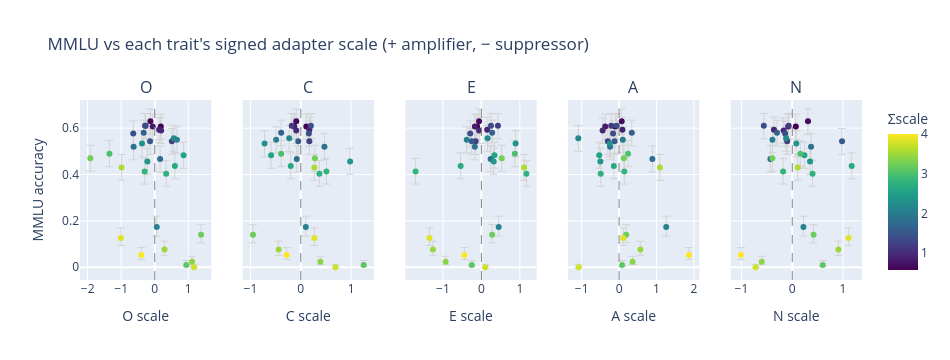

This figure's notebook cell:
### Code cell
import plotly.graph_objects as go
from plotly.subplots import make_subplots

# MMLU (y, shared) vs each trait's own signed adapter scale (x).
# Hover shows the combo slug + Σscale; points coloured by Σscale (shared colorbar).
_scale_map = {
    rec.slug: {t.letter: t.signed_scale for t in rec.traits}
    for rec in generate_design().configs
}
for _L in TRAITS:
    df[f"scale_{_L}"] = df["slug"].map(lambda s, _L=_L: _scale_map[s][_L])

if "mmlu_mean" not in df.columns or df["mmlu_mean"].notna().sum() == 0:
    print("No MMLU results yet — skipping plot.")
else:
    d = df.dropna(subset=["mmlu_mean"])
    fig = make_subplots(rows=1, cols=len(TRAITS), shared_yaxes=True, subplot_titles=list(TRAITS))
    for i, letter in enumerate(TRAITS, start=1):
        fig.add_trace(go.Scatter(
            x=d[f"scale_{letter}"], y=d["mmlu_mean"], mode="markers",
            marker=dict(size=6, color=d["sumscale"], coloraxis="coloraxis"),
            error_y=dict(
                type="data", symmetric=False,
                array=np.clip(d["mmlu_hi"] - d["mmlu_mean"], 0, None),
                arrayminus=np.clip(d["mmlu_mean"] - d["mmlu_lo"], 0, None),
                color="lightgray", thickness=1,
            ),
            text=d["slug"], customdata=d["sumscale"],
            hovertemplate="%{text}<br>" + letter
            + " scale=%{x:.2f}<br>MMLU=%{y:.3f}<br>Σscale=%{customdata:.2f}<extra></extra>",
            showlegend=False,
        ), row=1, col=i)
        fig.add_vline(x=0.0, line_dash="dash", line_color="gray", line_width=1, row=1, col=i)
        fig.update_xaxes(title_text=f"{letter} scale", row=1, col=i)
    fig.update_yaxes(title_text="MMLU accuracy", row=1, col=1)
    fig.update_layout(
        title="MMLU vs each trait's signed adapter scale (+ amplifier, − suppressor)",
        coloraxis=dict(colorscale="Viridis", colorbar=dict(title="Σscale")),
        height=360, width=950,
    )
    fig.show()

### Figure 1 — Plotly figure (JSON) as saved in the notebook; plotly's stock layout.template omitted (floating-point values rounded to 4 significant figures)
{"data": [{"customdata": [0.57, 0.66, 0.81, 0.9, 0.95, 1.16, 1.23, 1.36, 1.39, 1.54, 1.64, 1.8, 1.88, 2.02, 2.09, 2.17, 2.32, 2.37, 2.56, 2.65, 2.77, 2.84, 3.01, 3.12, 3.22, 3.25, 3.39, 3.47, 3.57, 3.76, 3.85, 4.0], "error_y": {"array": [0.05359, 0.05267, 0.05359, 0.05406, 0.05418, 0.05347, 0.05546, 0.05347, 0.05459, 0.05546, 0.05449, 0.05652, 0.05592, 0.05531, 0.04689, 0.05515, 0.05568, 0.05656, 0.0564, 0.05657, 0.0564, 0.05648, 0.05634, 0.01898, 0.04383, 0.0565, 0.02404, 0.03574, 0.05656, 0.01264, 0.04241, 0.03154], "arrayminus": [0.05629, 0.05596, 0.05629, 0.05642, 0.05645, 0.05625, 0.05656, 0.05625, 0.05653, 0.05656, 0.05652, 0.05568, 0.05643, 0.05657, 0.03863, 0.05658, 0.05652, 0.05546, 0.05598, 0.05497, 0.05395, 0.05428, 0.05608, 0.006593, 0.03473, 0.05574, 0.01199, 0.02504, 0.05479, 0.0, 0.03297, 0.02024], "color": "lightgray", "symmetric": false, "thickness": 1, "type": "data"}, "hovertemplate": "%{text}<br>O scale=%{x:.2f}<br>MMLU=%{y:.3f}<br>Σscale=%{customdata:.2f}<extra></extra>", "marker": {"color": [0.57, 0.66, 0.81, 0.9, 0.95, 1.16, 1.23, 1.36, 1.39, 1.54, 1.64, 1.8, 1.88, 2.02, 2.09, 2.17, 2.32, 2.37, 2.56, 2.65, 2.77, 2.84, 3.01, 3.12, 3.22, 3.25, 3.39, 3.47, 3.57, 3.76, 3.85, 4.0], "coloraxis": "coloraxis", "size": 6}, "mode": "markers", "showlegend": false, "text": ["OP0p18_CP0p11_EM0p11_AM0p10_NP0p07", "OM0p13_CM0p09_EM0p06_AP0p07_NP0p31", "OM0p06_CM0p13_EM0p17_AM0p37_NM0p08", "OP0p13_CP0p17_EP0p15_AP0p09_NM0p36", "OP0p19_CM0p09_EM0p06_AM0p44_NM0p17", "OM0p27_CM0p18_EP0p43_AM0p21_NM0p07", "OP0p51_CP0p17_EM0p15_AM0p30_NM0p10", "OM0p29_CP0p20_EP0p25_AM0p06_NM0p56", "OM0p64_CP0p16_EM0p29_AM0p16_NM0p14", "OM0p14_CM0p05_EM0p25_AM0p12_NP0p98", "OM0p33_CM0p39_EP0p28_AP0p34_NM0p30", "OP0p16_CM0p08_EP0p24_AP0p89_NM0p43", "OM0p63_CP0p47_EM0p17_AM0p24_NP0p37", "OP0p66_CM0p49_EM0p38_AP0p10_NM0p39", "OP0p06_CP0p10_EP0p45_AP1p26_NP0p22", "OP0p57_CM0p23_EP0p16_AM1p09_NM0p12", "OM0p38_CM0p72_EP0p89_AM0p25_NP0p08", "OM0p22_CP0p98_EP0p32_AM0p50_NP0p35", "OP0p86_CM0p59_EP0p34_AM0p53_NP0p24", "OP0p60_CM0p20_EM0p54_AM0p14_NP1p17", "OP0p34_CP0p37_EP1p17_AM0p49_NP0p40", "OM0p30_CP0p51_EM1p71_AP0p14_NM0p18", "OM1p35_CM0p39_EP0p87_AP0p24_NP0p16", "OP0p94_CP1p25_EM0p25_AP0p08_NP0p60", "OP1p38_CM0p95_EP0p28_AP0p19_NP0p42", "OM1p92_CP0p28_EP0p53_AP0p13_NM0p39", "OP1p11_CP0p39_EM0p93_AP0p36_NM0p60", "OP0p29_CM0p44_EM1p26_AP0p57_NP0p91", "OM0p99_CP0p27_EP1p11_AP1p09_NP0p11", "OP1p17_CP0p69_EP0p10_AM1p08_NM0p72", "OM1p01_CP0p27_EM1p35_AP0p11_NP1p11", "OM0p40_CM0p28_EM0p44_AP1p87_NM1p01"], "type": "scatter", "x": [0.18, -0.13, -0.06, 0.13, 0.19, -0.27, 0.51, -0.29, -0.64, -0.14, -0.33, 0.16, -0.63, 0.66, 0.06, 0.57, -0.38, -0.22, 0.86, 0.6, 0.34, -0.3, -1.35, 0.94, 1.38, -1.92, 1.11, 0.29, -0.99, 1.17, -1.01, -0.4], "xaxis": "x", "y": [0.6067, 0.63, 0.6067, 0.5933, 0.59, 0.61, 0.5433, 0.61, 0.5767, 0.5433, 0.58, 0.4667, 0.52, 0.55, 0.1733, 0.5567, 0.5333, 0.4567, 0.4833, 0.4367, 0.4033, 0.4133, 0.49, 0.01, 0.14, 0.47, 0.02333, 0.07667, 0.43, 0.0, 0.1267, 0.05333], "yaxis": "y"}, {"customdata": [0.57, 0.66, 0.81, 0.9, 0.95, 1.16, 1.23, 1.36, 1.39, 1.54, 1.64, 1.8, 1.88, 2.02, 2.09, 2.17, 2.32, 2.37, 2.56, 2.65, 2.77, 2.84, 3.01, 3.12, 3.22, 3.25, 3.39, 3.47, 3.57, 3.76, 3.85, 4.0], "error_y": {"array": [0.05359, 0.05267, 0.05359, 0.05406, 0.05418, 0.05347, 0.05546, 0.05347, 0.05459, 0.05546, 0.05449, 0.05652, 0.05592, 0.05531, 0.04689, 0.05515, 0.05568, 0.05656, 0.0564, 0.05657, 0.0564, 0.05648, 0.05634, 0.01898, 0.04383, 0.0565, 0.02404, 0.03574, 0.05656, 0.01264, 0.04241, 0.03154], "arrayminus": [0.05629, 0.05596, 0.05629, 0.05642, 0.05645, 0.05625, 0.05656, 0.05625, 0.05653, 0.05656, 0.05652, 0.05568, 0.05643, 0.05657, 0.03863, 0.05658, 0.05652, 0.05546, 0.05598, 0.05497, 0.05395, 0.05428, 0.05608, 0.006593, 0.03473, 0.05574, 0.01199, 0.02504, 0.05479, 0.0, 0.03297, 0.02024], "color": "lightgray", "symmetric": false, "thickness": 1, "type": "data"}, "hovertemplate": "%{text}<br>C scale=%{x:.2f}<br>MMLU=%{y:.3f}<br>Σscale=%{customdata:.2f}<extra></extra>", "marker": {"color": [0.57, 0.66, 0.81, 0.9, 0.95, 1.16, 1.23, 1.36, 1.39, 1.54, 1.64, 1.8, 1.88, 2.02, 2.09, 2.17, 2.32, 2.37, 2.56, 2.65, 2.77, 2.84, 3.01, 3.12, 3.22, 3.25, 3.39, 3.47, 3.57, 3.76, 3.85, 4.0], "coloraxis": "coloraxis", "size": 6}, "mode": "markers", "showlegend": false, "text": ["OP0p18_CP0p11_EM0p11_AM0p10_NP0p07", "OM0p13_CM0p09_EM0p06_AP0p07_NP0p31", "OM0p06_CM0p13_EM0p17_AM0p37_NM0p08", "OP0p13_CP0p17_EP0p15_AP0p09_NM0p36", "OP0p19_CM0p09_EM0p06_AM0p44_NM0p17", "OM0p27_CM0p18_EP0p43_AM0p21_NM0p07", "OP0p51_CP0p17_EM0p15_AM0p30_NM0p10", "OM0p29_CP0p20_EP0p25_AM0p06_NM0p56", "OM0p64_CP0p16_EM0p29_AM0p16_NM0p14", "OM0p14_CM0p05_EM0p25_AM0p12_NP0p98", "OM0p33_CM0p39_EP0p28_AP0p34_NM0p30", "OP0p16_CM0p08_EP0p24_AP0p89_NM0p43", "OM0p63_CP0p47_EM0p17_AM0p24_NP0p37", "OP0p66_CM0p49_EM0p38_AP0p10_NM0p39", "OP0p06_CP0p10_EP0p45_AP1p26_NP0p22", "OP0p57_CM0p23_EP0p16_AM1p09_NM0p12", "OM0p38_CM0p72_EP0p89_AM0p25_NP0p08", "OM0p22_CP0p98_EP0p32_AM0p50_NP0p35", "OP0p86_CM0p59_EP0p34_AM0p53_NP0p24", "OP0p60_CM0p20_EM0p54_AM0p14_NP1p17", "OP0p34_CP0p37_EP1p17_AM0p49_NP0p40", "OM0p30_CP0p51_EM1p71_AP0p14_NM0p18", "OM1p35_CM0p39_EP0p87_AP0p24_NP0p16", "OP0p94_CP1p25_EM0p25_AP0p08_NP0p60", "OP1p38_CM0p95_EP0p28_AP0p19_NP0p42", "OM1p92_CP0p28_EP0p53_AP0p13_NM0p39", "OP1p11_CP0p39_EM0p93_AP0p36_NM0p60", "OP0p29_CM0p44_EM1p26_AP0p57_NP0p91", "OM0p99_CP0p27_EP1p11_AP1p09_NP0p11", "OP1p17_CP0p69_EP0p10_AM1p08_NM0p72", "OM1p01_CP0p27_EM1p35_AP0p11_NP1p11", "OM0p40_CM0p28_EM0p44_AP1p87_NM1p01"], "type": "scatter", "x": [0.11, -0.09, -0.13, 0.17, -0.09, -0.18, 0.17, 0.2, 0.16, -0.05, -0.39, -0.08, 0.47, -0.49, 0.1, -0.23, -0.72, 0.98, -0.59, -0.2, 0.37, 0.51, -0.39, 1.25, -0.95, 0.28, 0.39, -0.44, 0.27, 0.69, 0.27, -0.28], "xaxis": "x2", "y": [0.6067, 0.63, 0.6067, 0.5933, 0.59, 0.61, 0.5433, 0.61, 0.5767, 0.5433, 0.58, 0.4667, 0.52, 0.55, 0.1733, 0.5567, 0.5333, 0.4567, 0.4833, 0.4367, 0.4033, 0.4133, 0.49, 0.01, 0.14, 0.47, 0.02333, 0.07667, 0.43, 0.0, 0.1267, 0.05333], "yaxis": "y2"}, {"customdata": [0.57, 0.66, 0.81, 0.9, 0.95, 1.16, 1.23, 1.36, 1.39, 1.54, 1.64, 1.8, 1.88, 2.02, 2.09, 2.17, 2.32, 2.37, 2.56, 2.65, 2.77, 2.84, 3.01, 3.12, 3.22, 3.25, 3.39, 3.47, 3.57, 3.76, 3.85, 4.0], "error_y": {"array": [0.05359, 0.05267, 0.05359, 0.05406, 0.05418, 0.05347, 0.05546, 0.05347, 0.05459, 0.05546, 0.05449, 0.05652, 0.05592, 0.05531, 0.04689, 0.05515, 0.05568, 0.05656, 0.0564, 0.05657, 0.0564, 0.05648, 0.05634, 0.01898, 0.04383, 0.0565, 0.02404, 0.03574, 0.05656, 0.01264, 0.04241, 0.03154], "arrayminus": [0.05629, 0.05596, 0.05629, 0.05642, 0.05645, 0.05625, 0.05656, 0.05625, 0.05653, 0.05656, 0.05652, 0.05568, 0.05643, 0.05657, 0.03863, 0.05658, 0.05652, 0.05546, 0.05598, 0.05497, 0.05395, 0.05428, 0.05608, 0.006593, 0.03473, 0.05574, 0.01199, 0.02504, 0.05479, 0.0, 0.03297, 0.02024], "color": "lightgray", "symmetric": false, "thickness": 1, "type": "data"}, "hovertemplate": "%{text}<br>E scale=%{x:.2f}<br>MMLU=%{y:.3f}<br>Σscale=%{customdata:.2f}<extra></extra>", "marker": {"color": [0.57, 0.66, 0.81, 0.9, 0.95, 1.16, 1.23, 1.36, 1.39, 1.54, 1.64, 1.8, 1.88, 2.02, 2.09, 2.17, 2.32, 2.37, 2.56, 2.65, 2.77, 2.84, 3.01, 3.12, 3.22, 3.25, 3.39, 3.47, 3.57, 3.76, 3.85, 4.0], "coloraxis": "coloraxis", "size": 6}, "mode": "markers", "showlegend": false, "text": ["OP0p18_CP0p11_EM0p11_AM0p10_NP0p07", "OM0p13_CM0p09_EM0p06_AP0p07_NP0p31", "OM0p06_CM0p13_EM0p17_AM0p37_NM0p08", "OP0p13_CP0p17_EP0p15_AP0p09_NM0p36", "OP0p19_CM0p09_EM0p06_AM0p44_NM0p17", "OM0p27_CM0p18_EP0p43_AM0p21_NM0p07", "OP0p51_CP0p17_EM0p15_AM0p30_NM0p10", "OM0p29_CP0p20_EP0p25_AM0p06_NM0p56", "OM0p64_CP0p16_EM0p29_AM0p16_NM0p14", "OM0p14_CM0p05_EM0p25_AM0p12_NP0p98", "OM0p33_CM0p39_EP0p28_AP0p34_NM0p30", "OP0p16_CM0p08_EP0p24_AP0p89_NM0p43", "OM0p63_CP0p47_EM0p17_AM0p24_NP0p37", "OP0p66_CM0p49_EM0p38_AP0p10_NM0p39", "OP0p06_CP0p10_EP0p45_AP1p26_NP0p22", "OP0p57_CM0p23_EP0p16_AM1p09_NM0p12", "OM0p38_CM0p72_EP0p89_AM0p25_NP0p08", "OM0p22_CP0p98_EP0p32_AM0p50_NP0p35", "OP0p86_CM0p59_EP0p34_AM0p53_NP0p24", "OP0p60_CM0p20_EM0p54_AM0p14_NP1p17", "OP0p34_CP0p37_EP1p17_AM0p49_NP0p40", "OM0p30_CP0p51_EM1p71_AP0p14_NM0p18", "OM1p35_CM0p39_EP0p87_AP0p24_NP0p16", "OP0p94_CP1p25_EM0p25_AP0p08_NP0p60", "OP1p38_CM0p95_EP0p28_AP0p19_NP0p42", "OM1p92_CP0p28_EP0p53_AP0p13_NM0p39", "OP1p11_CP0p39_EM0p93_AP0p36_NM0p60", "OP0p29_CM0p44_EM1p26_AP0p57_NP0p91", "OM0p99_CP0p27_EP1p11_AP1p09_NP0p11", "OP1p17_CP0p69_EP0p10_AM1p08_NM0p72", "OM1p01_CP0p27_EM1p35_AP0p11_NP1p11", "OM0p40_CM0p28_EM0p44_AP1p87_NM1p01"], "type": "scatter", "x": [-0.11, -0.06, -0.17, 0.15, -0.06, 0.43, -0.15, 0.25, -0.29, -0.25, 0.28, 0.24, -0.17, -0.38, 0.45, 0.16, 0.89, 0.32, 0.34, -0.54, 1.17, -1.71, 0.87, -0.25, 0.28, 0.53, -0.93, -1.26, 1.11, 0.1, -1.35, -0.44], "xaxis": "x3", "y": [0.6067, 0.63, 0.6067, 0.5933, 0.59, 0.61, 0.5433, 0.61, 0.5767, 0.5433, 0.58, 0.4667, 0.52, 0.55, 0.1733, 0.5567, 0.5333, 0.4567, 0.4833, 0.4367, 0.4033, 0.4133, 0.49, 0.01, 0.14, 0.47, 0.02333, 0.07667, 0.43, 0.0, 0.1267, 0.05333], "yaxis": "y3"}, {"customdata": [0.57, 0.66, 0.81, 0.9, 0.95, 1.16, 1.23, 1.36, 1.39, 1.54, 1.64, 1.8, 1.88, 2.02, 2.09, 2.17, 2.32, 2.37, 2.56, 2.65, 2.77, 2.84, 3.01, 3.12, 3.22, 3.25, 3.39, 3.47, 3.57, 3.76, 3.85, 4.0], "error_y": {"array": [0.05359, 0.05267, 0.05359, 0.05406, 0.05418, 0.05347, 0.05546, 0.05347, 0.05459, 0.05546, 0.05449, 0.05652, 0.05592, 0.05531, 0.04689, 0.05515, 0.05568, 0.05656, 0.0564, 0.05657, 0.0564, 0.05648, 0.05634, 0.01898, 0.04383, 0.0565, 0.02404, 0.03574, 0.05656, 0.01264, 0.04241, 0.03154], "arrayminus": [0.05629, 0.05596, 0.05629, 0.05642, 0.05645, 0.05625, 0.05656, 0.05625, 0.05653, 0.05656, 0.05652, 0.05568, 0.05643, 0.05657, 0.03863, 0.05658, 0.05652, 0.05546, 0.05598, 0.05497, 0.05395, 0.05428, 0.05608, 0.006593, 0.03473, 0.05574, 0.01199, 0.02504, 0.05479, 0.0, 0.03297, 0.02024], "color": "lightgray", "symmetric": false, "thickness": 1, "type": "data"}, "hovertemplate": "%{text}<br>A scale=%{x:.2f}<br>MMLU=%{y:.3f}<br>Σscale=%{customdata:.2f}<extra></extra>", "marker": {"color": [0.57, 0.66, 0.81, 0.9, 0.95, 1.16, 1.23, 1.36, 1.39, 1.54, 1.64, 1.8, 1.88, 2.02, 2.09, 2.17, 2.32, 2.37, 2.56, 2.65, 2.77, 2.84, 3.01, 3.12, 3.22, 3.25, 3.39, 3.47, 3.57, 3.76, 3.85, 4.0], "coloraxis": "coloraxis", "size": 6}, "mode": "markers", "showlegend": false, "text": ["OP0p18_CP0p11_EM0p11_AM0p10_NP0p07", "OM0p13_CM0p09_EM0p06_AP0p07_NP0p31", "OM0p06_CM0p13_EM0p17_AM0p37_NM0p08", "OP0p13_CP0p17_EP0p15_AP0p09_NM0p36", "OP0p19_CM0p09_EM0p06_AM0p44_NM0p17", "OM0p27_CM0p18_EP0p43_AM0p21_NM0p07", "OP0p51_CP0p17_EM0p15_AM0p30_NM0p10", "OM0p29_CP0p20_EP0p25_AM0p06_NM0p56", "OM0p64_CP0p16_EM0p29_AM0p16_NM0p14", "OM0p14_CM0p05_EM0p25_AM0p12_NP0p98", "OM0p33_CM0p39_EP0p28_AP0p34_NM0p30", "OP0p16_CM0p08_EP0p24_AP0p89_NM0p43", "OM0p63_CP0p47_EM0p17_AM0p24_NP0p37", "OP0p66_CM0p49_EM0p38_AP0p10_NM0p39", "OP0p06_CP0p10_EP0p45_AP1p26_NP0p22", "OP0p57_CM0p23_EP0p16_AM1p09_NM0p12", "OM0p38_CM0p72_EP0p89_AM0p25_NP0p08", "OM0p22_CP0p98_EP0p32_AM0p50_NP0p35", "OP0p86_CM0p59_EP0p34_AM0p53_NP0p24", "OP0p60_CM0p20_EM0p54_AM0p14_NP1p17", "OP0p34_CP0p37_EP1p17_AM0p49_NP0p40", "OM0p30_CP0p51_EM1p71_AP0p14_NM0p18", "OM1p35_CM0p39_EP0p87_AP0p24_NP0p16", "OP0p94_CP1p25_EM0p25_AP0p08_NP0p60", "OP1p38_CM0p95_EP0p28_AP0p19_NP0p42", "OM1p92_CP0p28_EP0p53_AP0p13_NM0p39", "OP1p11_CP0p39_EM0p93_AP0p36_NM0p60", "OP0p29_CM0p44_EM1p26_AP0p57_NP0p91", "OM0p99_CP0p27_EP1p11_AP1p09_NP0p11", "OP1p17_CP0p69_EP0p10_AM1p08_NM0p72", "OM1p01_CP0p27_EM1p35_AP0p11_NP1p11", "OM0p40_CM0p28_EM0p44_AP1p87_NM1p01"], "type": "scatter", "x": [-0.1, 0.07, -0.37, 0.09, -0.44, -0.21, -0.3, -0.06, -0.16, -0.12, 0.34, 0.89, -0.24, 0.1, 1.26, -1.09, -0.25, -0.5, -0.53, -0.14, -0.49, 0.14, 0.24, 0.08, 0.19, 0.13, 0.36, 0.57, 1.09, -1.08, 0.11, 1.87], "xaxis": "x4", "y": [0.6067, 0.63, 0.6067, 0.5933, 0.59, 0.61, 0.5433, 0.61, 0.5767, 0.5433, 0.58, 0.4667, 0.52, 0.55, 0.1733, 0.5567, 0.5333, 0.4567, 0.4833, 0.4367, 0.4033, 0.4133, 0.49, 0.01, 0.14, 0.47, 0.02333, 0.07667, 0.43, 0.0, 0.1267, 0.05333], "yaxis": "y4"}, {"customdata": [0.57, 0.66, 0.81, 0.9, 0.95, 1.16, 1.23, 1.36, 1.39, 1.54, 1.64, 1.8, 1.88, 2.02, 2.09, 2.17, 2.32, 2.37, 2.56, 2.65, 2.77, 2.84, 3.01, 3.12, 3.22, 3.25, 3.39, 3.47, 3.57, 3.76, 3.85, 4.0], "error_y": {"array": [0.05359, 0.05267, 0.05359, 0.05406, 0.05418, 0.05347, 0.05546, 0.05347, 0.05459, 0.05546, 0.05449, 0.05652, 0.05592, 0.05531, 0.04689, 0.05515, 0.05568, 0.05656, 0.0564, 0.05657, 0.0564, 0.05648, 0.05634, 0.01898, 0.04383, 0.0565, 0.02404, 0.03574, 0.05656, 0.01264, 0.04241, 0.03154], "arrayminus": [0.05629, 0.05596, 0.05629, 0.05642, 0.05645, 0.05625, 0.05656, 0.05625, 0.05653, 0.05656, 0.05652, 0.05568, 0.05643, 0.05657, 0.03863, 0.05658, 0.05652, 0.05546, 0.05598, 0.05497, 0.05395, 0.05428, 0.05608, 0.006593, 0.03473, 0.05574, 0.01199, 0.02504, 0.05479, 0.0, 0.03297, 0.02024], "color": "lightgray", "symmetric": false, "thickness": 1, "type": "data"}, "hovertemplate": "%{text}<br>N scale=%{x:.2f}<br>MMLU=%{y:.3f}<br>Σscale=%{customdata:.2f}<extra></extra>", "marker": {"color": [0.57, 0.66, 0.81, 0.9, 0.95, 1.16, 1.23, 1.36, 1.39, 1.54, 1.64, 1.8, 1.88, 2.02, 2.09, 2.17, 2.32, 2.37, 2.56, 2.65, 2.77, 2.84, 3.01, 3.12, 3.22, 3.25, 3.39, 3.47, 3.57, 3.76, 3.85, 4.0], "coloraxis": "coloraxis", "size": 6}, "mode": "markers", "showlegend": false, "text": ["OP0p18_CP0p11_EM0p11_AM0p10_NP0p07", "OM0p13_CM0p09_EM0p06_AP0p07_NP0p31", "OM0p06_CM0p13_EM0p17_AM0p37_NM0p08", "OP0p13_CP0p17_EP0p15_AP0p09_NM0p36", "OP0p19_CM0p09_EM0p06_AM0p44_NM0p17", "OM0p27_CM0p18_EP0p43_AM0p21_NM0p07", "OP0p51_CP0p17_EM0p15_AM0p30_NM0p10", "OM0p29_CP0p20_EP0p25_AM0p06_NM0p56", "OM0p64_CP0p16_EM0p29_AM0p16_NM0p14", "OM0p14_CM0p05_EM0p25_AM0p12_NP0p98", "OM0p33_CM0p39_EP0p28_AP0p34_NM0p30", "OP0p16_CM0p08_EP0p24_AP0p89_NM0p43", "OM0p63_CP0p47_EM0p17_AM0p24_NP0p37", "OP0p66_CM0p49_EM0p38_AP0p10_NM0p39", "OP0p06_CP0p10_EP0p45_AP1p26_NP0p22", "OP0p57_CM0p23_EP0p16_AM1p09_NM0p12", "OM0p38_CM0p72_EP0p89_AM0p25_NP0p08", "OM0p22_CP0p98_EP0p32_AM0p50_NP0p35", "OP0p86_CM0p59_EP0p34_AM0p53_NP0p24", "OP0p60_CM0p20_EM0p54_AM0p14_NP1p17", "OP0p34_CP0p37_EP1p17_AM0p49_NP0p40", "OM0p30_CP0p51_EM1p71_AP0p14_NM0p18", "OM1p35_CM0p39_EP0p87_AP0p24_NP0p16", "OP0p94_CP1p25_EM0p25_AP0p08_NP0p60", "OP1p38_CM0p95_EP0p28_AP0p19_NP0p42", "OM1p92_CP0p28_EP0p53_AP0p13_NM0p39", "OP1p11_CP0p39_EM0p93_AP0p36_NM0p60", "OP0p29_CM0p44_EM1p26_AP0p57_NP0p91", "OM0p99_CP0p27_EP1p11_AP1p09_NP0p11", "OP1p17_CP0p69_EP0p10_AM1p08_NM0p72", "OM1p01_CP0p27_EM1p35_AP0p11_NP1p11", "OM0p40_CM0p28_EM0p44_AP1p87_NM1p01"], "type": "scatter", "x": [0.07, 0.31, -0.08, -0.36, -0.17, -0.07, -0.1, -0.56, -0.14, 0.98, -0.3, -0.43, 0.37, -0.39, 0.22, -0.12, 0.08, 0.35, 0.24, 1.17, 0.4, -0.18, 0.16, 0.6, 0.42, -0.39, -0.6, 0.91, 0.11, -0.72, 1.11, -1.01], "xaxis": "x5", "y": [0.6067, 0.63, 0.6067, 0.5933, 0.59, 0.61, 0.5433, 0.61, 0.5767, 0.5433, 0.58, 0.4667, 0.52, 0.55, 0.1733, 0.5567, 0.5333, 0.4567, 0.4833, 0.4367, 0.4033, 0.4133, 0.49, 0.01, 0.14, 0.47, 0.02333, 0.07667, 0.43, 0.0, 0.1267, 0.05333], "yaxis": "y5"}], "layout": {"annotations": [{"font": {"size": 16}, "showarrow": false, "text": "O", "x": 0.084, "xanchor": "center", "xref": "paper", "y": 1, "yanchor": "bottom", "yref": "paper"}, {"font": {"size": 16}, "showarrow": false, "text": "C", "x": 0.292, "xanchor": "center", "xref": "paper", "y": 1, "yanchor": "bottom", "yref": "paper"}, {"font": {"size": 16}, "showarrow": false, "text": "E", "x": 0.5, "xanchor": "center", "xref": "paper", "y": 1, "yanchor": "bottom", "yref": "paper"}, {"font": {"size": 16}, "showarrow": false, "text": "A", "x": 0.708, "xanchor": "center", "xref": "paper", "y": 1, "yanchor": "bottom", "yref": "paper"}, {"font": {"size": 16}, "showarrow": false, "text": "N", "x": 0.916, "xanchor": "center", "xref": "paper", "y": 1, "yanchor": "bottom", "yref": "paper"}], "coloraxis": {"colorbar": {"title": {"text": "Σscale"}}, "colorscale": [[0, "#440154"], [0.1111, "#482878"], [0.2222, "#3e4989"], [0.3333, "#31688e"], [0.4444, "#26828e"], [0.5556, "#1f9e89"], [0.6667, "#35b779"], [0.7778, "#6ece58"], [0.8889, "#b5de2b"], [1, "#fde725"]]}, "height": 360, "shapes": [{"line": {"color": "gray", "dash": "dash", "width": 1}, "type": "line", "x0": 0, "x1": 0, "xref": "x", "y0": 0, "y1": 1, "yref": "y domain"}, {"line": {"color": "gray", "dash": "dash", "width": 1}, "type": "line", "x0": 0, "x1": 0, "xref": "x2", "y0": 0, "y1": 1, "yref": "y2 domain"}, {"line": {"color": "gray", "dash": "dash", "width": 1}, "type": "line", "x0": 0, "x1": 0, "xref": "x3", "y0": 0, "y1": 1, "yref": "y3 domain"}, {"line": {"color": "gray", "dash": "dash", "width": 1}, "type": "line", "x0": 0, "x1": 0, "xref": "x4", "y0": 0, "y1": 1, "yref": "y4 domain"}, {"line": {"color": "gray", "dash": "dash", "width": 1}, "type": "line", "x0": 0, "x1": 0, "xref": "x5", "y0": 0, "y1": 1, "yref": "y5 domain"}], "title": {"text": "MMLU vs each trait's signed adapter scale (+ amplifier, − suppressor)"}, "width": 950, "xaxis": {"anchor": "y", "domain": [0, 0.168], "title": {"text": "O scale"}}, "xaxis2": {"anchor": "y2", "domain": [0.208, 0.376], "title": {"text": "C scale"}}, "xaxis3": {"anchor": "y3", "domain": [0.416, 0.584], "title": {"text": "E scale"}}, "xaxis4": {"anchor": "y4", "domain": [0.624, 0.792], "title": {"text": "A scale"}}, "xaxis5": {"anchor": "y5", "domain": [0.832, 1], "title": {"text": "N scale"}}, "yaxis": {"anchor": "x", "domain": [0, 1], "title": {"text": "MMLU accuracy"}}, "yaxis2": {"anchor": "x2", "domain": [0, 1], "matches": "y", "showticklabels": false}, "yaxis3": {"anchor": "x3", "domain": [0, 1], "matches": "y", "showticklabels": false}, "yaxis4": {"anchor": "x4", "domain": [0, 1], "matches": "y", "showticklabels": false}, "yaxis5": {"anchor": "x5", "domain": [0, 1], "matches": "y", "showticklabels": false}}}
